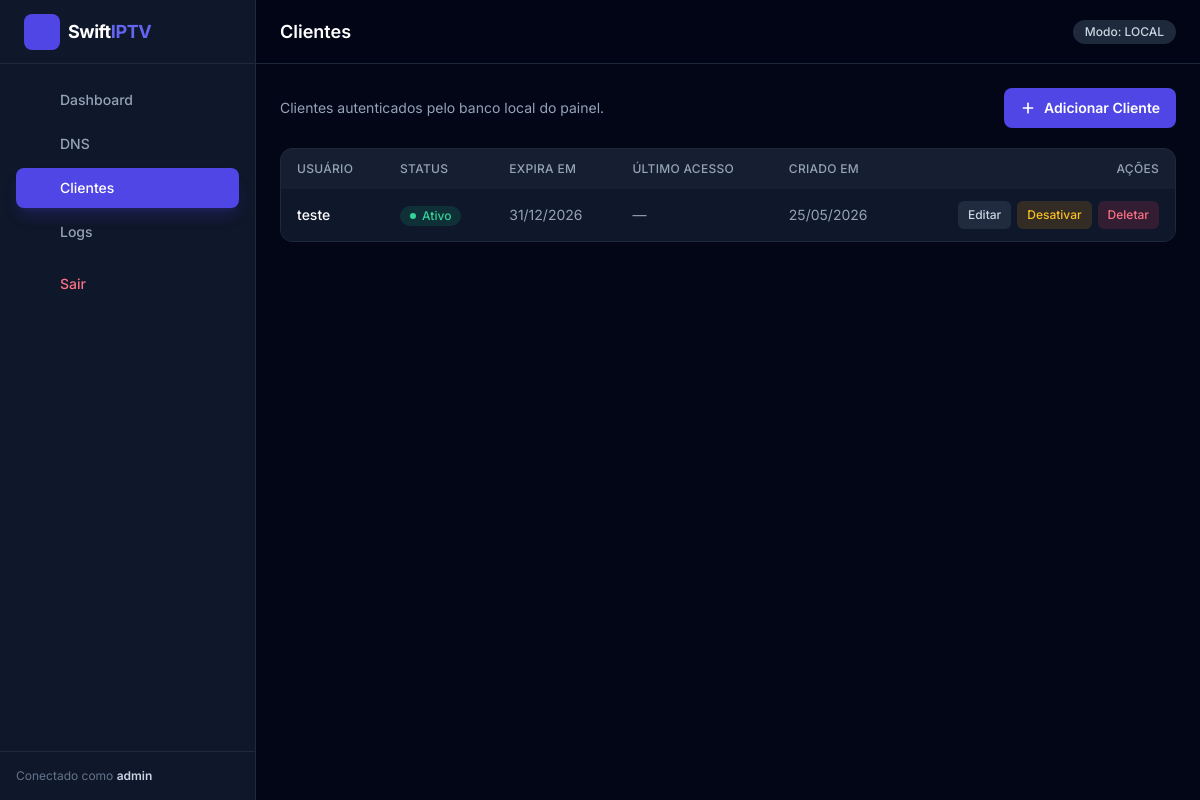
Page /clientes/index.php (signed in) on the committed database.
### tables this page shows
CREATE TABLE clientes (
    id            INT UNSIGNED NOT NULL AUTO_INCREMENT,
    username      VARCHAR(191)  NOT NULL,
    password_hash VARCHAR(255)  NOT NULL,
    ativo         TINYINT(1)    NOT NULL DEFAULT 1,
    expira_em     DATE          NULL DEFAULT NULL,
    criado_em     DATETIME      NOT NULL DEFAULT CURRENT_TIMESTAMP,
    ultimo_acesso DATETIME      NULL DEFAULT NULL,
    PRIMARY KEY (id),
    UNIQUE KEY uq_clientes_username (username)
);

### clientes/index.php (the view, shortened to what this page needs)
<?php
require_once __DIR__ . '/../includes/functions.php';
$pdo  = db();
?>
<?php
$clientes = $pdo->query('SELECT * FROM clientes ORDER BY id DESC')->fetchAll();
$hoje = date('Y-m-d');
?>
<div class="mb-5 flex items-center justify-between">
    <p class="text-sm text-slate-400">Clientes autenticados pelo banco local do painel.</p>
    <a href="add.php" class="inline-flex items-center gap-2 rounded-lg bg-brand-600 px-4 py-2.5 text-sm font-semibold text-white transition hover:bg-brand-700">
        <svg width="16" height="16" viewBox="0 0 24 24" fill="none" stroke="currentColor" stroke-width="2.5" stroke-linecap="round"><line x1="12" y1="5" x2="12" y2="19"/><line x1="5" y1="12" x2="19" y2="12"/></svg>
        Adicionar Cliente
    </a>
</div>
<div class="overflow-hidden rounded-xl border border-slate-800 bg-slate-900">
    <table class="w-full text-sm">
        <thead class="bg-slate-800/50 text-xs uppercase tracking-wide text-slate-400">
            <tr>
                <th class="px-4 py-3 text-left font-medium">Usuário</th>
                <th class="px-4 py-3 text-left font-medium">Status</th>
                <th class="px-4 py-3 text-left font-medium">Expira em</th>
                <th class="px-4 py-3 text-left font-medium">Último acesso</th>
                <th class="px-4 py-3 text-left font-medium">Criado em</th>
                <th class="px-4 py-3 text-right font-medium">Ações</th>
            </tr>
        </thead>
        <tbody class="divide-y divide-slate-800">
            <?php foreach ($clientes as $c):
                $expirado = $c['expira_em'] !== null && $c['expira_em'] < $hoje;
                if (!$c['ativo'])      { $badge = ['bg-slate-600/30','text-slate-400','Inativo','bg-slate-400']; }
                elseif ($expirado)     { $badge = ['bg-rose-500/15','text-rose-400','Expirado','bg-rose-400']; }
                else                   { $badge = ['bg-emerald-500/15','text-emerald-400','Ativo','bg-emerald-400']; }
            ?>
                <tr class="odd:bg-slate-900 even:bg-slate-900/40 hover:bg-slate-800/60">
                    <td class="px-4 py-3 font-medium text-white"><?= e($c['username']) ?></td>
                    <td class="px-4 py-3">
                        <span class="inline-flex items-center gap-1.5 rounded-full <?= $badge[0] ?> px-2.5 py-0.5 text-xs font-medium <?= $badge[1] ?>">
                            <span class="h-1.5 w-1.5 rounded-full <?= $badge[3] ?>"></span> <?= $badge[2] ?>
                        </span>
                    </td>
                    <td class="px-4 py-3 text-slate-400"><?= $c['expira_em'] ? e(date('d/m/Y', strtotime($c['expira_em']))) : '<span class="text-slate-600">sem expiração</span>' ?></td>
                    <td class="px-4 py-3 text-slate-400"><?= $c['ultimo_acesso'] ? e(date('d/m/Y H:i', strtotime($c['ultimo_acesso']))) : '—' ?></td>
                    <td class="px-4 py-3 text-slate-400"><?= e(date('d/m/Y', strtotime($c['criado_em']))) ?></td>
                    <td class="px-4 py-3">
                        <div class="flex items-center justify-end gap-1.5">
                            <a href="edit.php?id=<?= (int) $c['id'] ?>" class="rounded-md bg-slate-700/50 px-2.5 py-1.5 text-xs font-medium text-slate-300 hover:bg-slate-700">Editar</a>
                            <form method="post" class="inline">
                                <button type="submit" class="rounded-md bg-amber-500/15 px-2.5 py-1.5 text-xs font-medium text-amber-400 hover:bg-amber-500/25"><?= $c['ativo'] ? 'Desativar' : 'Ativar' ?></button>
                            </form>
                            <form method="post" class="inline" onsubmit="return confirm('Remover este cliente?');">
                                <button type="submit" class="rounded-md bg-rose-500/15 px-2.5 py-1.5 text-xs font-medium text-rose-400 hover:bg-rose-500/25">Deletar</button>
                            </form>
                        </div>
                    </td>
                </tr>
            <?php endforeach; ?>
        </tbody>
    </table>
</div>

### assets/style.css (style rules this page uses)
:root { color-scheme: dark; }

### rows in the picture
clientes: username "teste", badge "Ativo", expira_em "31/12/2026", criado_em "25/05/2026", ativo "Desativar"

### other values in the picture
$item['label'] "Dashboard"
$item['label'] "DNS"
$item['label'] "Clientes"
$item['label'] "Logs"
$op['username'] "admin"
$title "Clientes"
AUTH_MODE "LOCAL"
